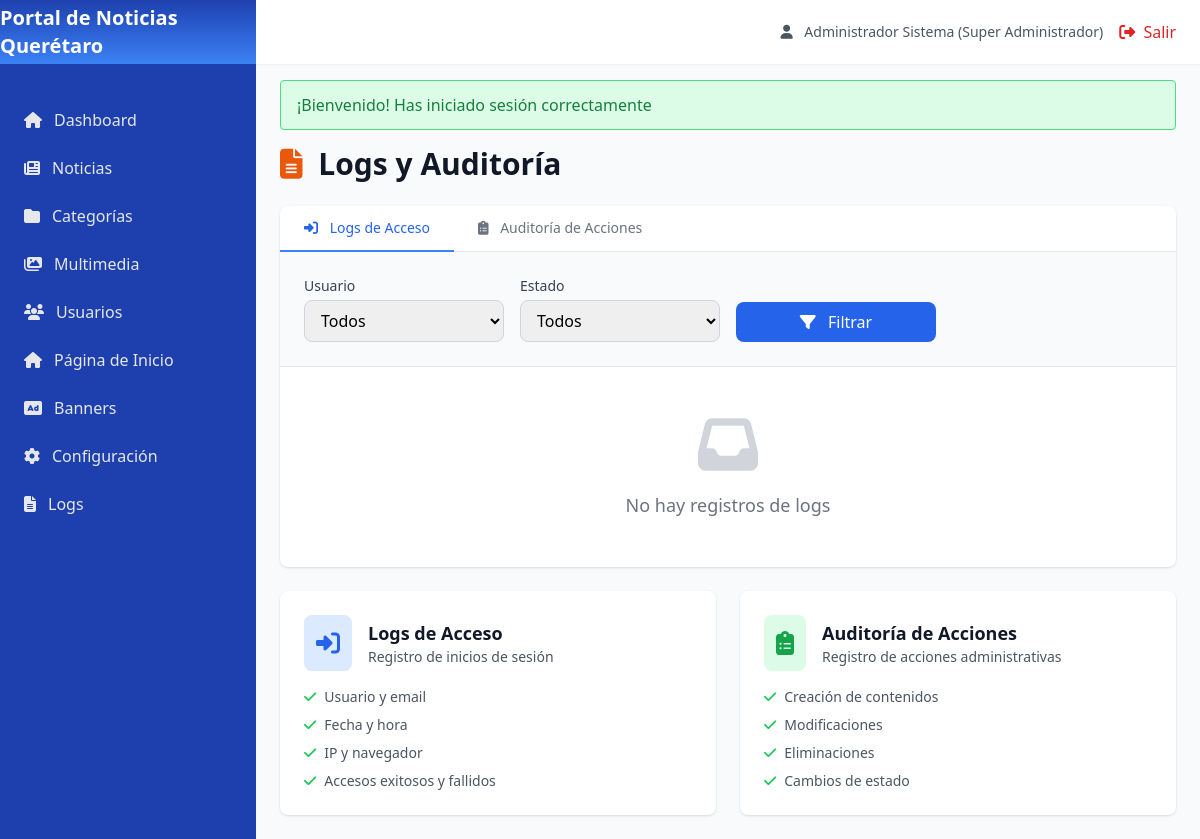
The app's page /logs.php (signed in) with its own data.
### tables this page shows
CREATE TABLE IF NOT EXISTS `configuracion` (
  `id` int(11) NOT NULL AUTO_INCREMENT,
  `clave` varchar(100) NOT NULL,
  `valor` text,
  `tipo` varchar(50) DEFAULT 'texto',
  `grupo` varchar(50) DEFAULT 'general',
  `descripcion` varchar(255) DEFAULT NULL,
  PRIMARY KEY (`id`),
  UNIQUE KEY `clave` (`clave`)
);

CREATE TABLE IF NOT EXISTS `usuarios` (
  `id` int(11) NOT NULL AUTO_INCREMENT,
  `nombre` varchar(100) NOT NULL,
  `apellidos` varchar(100) NOT NULL,
  `email` varchar(100) NOT NULL,
  `password` varchar(255) NOT NULL,
  `rol_id` int(11) NOT NULL,
  `activo` tinyint(1) DEFAULT 1,
  `intentos_fallidos` int(11) DEFAULT 0,
  `ultimo_acceso` datetime DEFAULT NULL,
  `fecha_creacion` datetime DEFAULT CURRENT_TIMESTAMP,
  `fecha_modificacion` datetime DEFAULT CURRENT_TIMESTAMP ON UPDATE CURRENT_TIMESTAMP,
  `creado_por` int(11) DEFAULT NULL,
  PRIMARY KEY (`id`),
  UNIQUE KEY `email` (`email`),
  KEY `rol_id` (`rol_id`)
);

CREATE TABLE IF NOT EXISTS `roles` (
  `id` int(11) NOT NULL AUTO_INCREMENT,
  `nombre` varchar(50) NOT NULL,
  `descripcion` varchar(255) DEFAULT NULL,
  `permisos` text,
  `activo` tinyint(1) DEFAULT 1,
  `fecha_creacion` datetime DEFAULT CURRENT_TIMESTAMP,
  PRIMARY KEY (`id`),
  UNIQUE KEY `nombre` (`nombre`)
);

### config/bootstrap.php (called while the page is built, shortened)
<?php
spl_autoload_register(function ($class) {
    $paths = [
        __DIR__ . '/../config/',
        __DIR__ . '/../app/models/',
        __DIR__ . '/../app/controllers/',
    ];
    foreach ($paths as $path) {
        $file = $path . $class . '.php';
        if (file_exists($file)) {
            return;
        }
    }
});
function url($path = '') {
    return BASE_URL . '/' . ltrim($path, '/');
}
function e($string) {
    return htmlspecialchars($string ?? '', ENT_QUOTES, 'UTF-8');
}
function getFlash($type) {
    if (isset($_SESSION['flash'][$type])) {
        $message = $_SESSION['flash'][$type];
        return $message;
    }
    return null;
}
function isAuthenticated() {
    return isset($_SESSION['usuario_id']) && !empty($_SESSION['usuario_id']);
}
function getCurrentUser() {
    if (isAuthenticated()) {
        return [
            'id' => $_SESSION['usuario_id'],
            'nombre' => $_SESSION['usuario_nombre'] ?? '',
            'email' => $_SESSION['usuario_email'] ?? '',
            'rol' => $_SESSION['usuario_rol'] ?? '',
            'rol_id' => $_SESSION['usuario_rol_id'] ?? null,
        ];
    }
    return null;
}
function hasPermission($permission) {
    $permisos = json_decode($_SESSION['usuario_permisos'] ?? '[]', true);
    if (in_array('all', $permisos)) {
        return true;
    }
    return in_array($permission, $permisos);
}

### config/Database.php (called while the page is built, shortened)
<?php
class Database {
    private static $instance = null;
    private $connection;
    private function __construct() {
        try {
            $dsn = "mysql:host=" . DB_HOST . ";dbname=" . DB_NAME . ";charset=" . DB_CHARSET;
            $options = [
                PDO::ATTR_ERRMODE => PDO::ERRMODE_EXCEPTION,
                PDO::ATTR_DEFAULT_FETCH_MODE => PDO::FETCH_ASSOC,
                PDO::ATTR_EMULATE_PREPARES => false,
            ];
            $this->connection = new PDO($dsn, DB_USER, DB_PASS, $options);
        } catch (PDOException $e) {
            die("Error de conexión: " . $e->getMessage());
        }
    }
    public static function getInstance() {
        if (self::$instance === null) {
            self::$instance = new self();
        }
        return self::$instance;
    }
    public function getConnection() {
        return $this->connection;
    }
}

### app/models/Configuracion.php (called while the page is built, shortened)
<?php
class Configuracion {
    private $db;
    private $table = 'configuracion';
    public function __construct() {
        $this->db = Database::getInstance()->getConnection();
    }
    public function getByGrupo($grupo) {
        $query = "SELECT * FROM {$this->table} WHERE grupo = :grupo ORDER BY clave";
        $stmt = $this->db->prepare($query);
        $stmt->execute(['grupo' => $grupo]);
        $result = [];
        foreach ($stmt->fetchAll() as $row) {
            $result[$row['clave']] = $row;
        }
        return $result;
    }
}

### app/models/Usuario.php (called while the page is built, shortened)
<?php
class Usuario {
    private $db;
    private $table = 'usuarios';
    public function __construct() {
        $this->db = Database::getInstance()->getConnection();
    }
    public function getAll($activo = null) {
        $query = "SELECT u.*, r.nombre as rol_nombre
                  FROM {$this->table} u
                  INNER JOIN roles r ON u.rol_id = r.id";
        $query .= " ORDER BY u.nombre, u.apellidos";
        $stmt = $this->db->prepare($query);
        if ($activo !== null) {
            $stmt->execute(['activo' => $activo]);
        } else {
            $stmt->execute();
        }
        return $stmt->fetchAll();
    }
}

### logs.php (the view, shortened to what this page needs)
<?php
require_once __DIR__ . '/config/bootstrap.php';
$logModel = new Log();
$usuarioModel = new Usuario();
$tipoLog = $_GET['tipo'] ?? 'acceso';
$usuarioFiltro = $_GET['usuario'] ?? null;
$moduloFiltro = $_GET['modulo'] ?? null;
$exitosoFiltro = isset($_GET['exitoso']) && $_GET['exitoso'] !== '' ? (int)$_GET['exitoso'] : null;
$page = $_GET['page'] ?? 1;
$perPage = 50;
if ($tipoLog === 'acceso') {
    $logs = $logModel->getLogsAcceso($usuarioFiltro, $exitosoFiltro, $page, $perPage);
} else {
    $logs = $logModel->getLogsAuditoria($usuarioFiltro, $moduloFiltro, $page, $perPage);
    $totalLogs = $logModel->countLogsAuditoria($usuarioFiltro, $moduloFiltro);
}
$usuarios = $usuarioModel->getAll();
?>
<div class="space-y-6">
    <div class="flex items-center justify-between">
        <h1 class="text-3xl font-bold text-gray-900">
            <i class="fas fa-file-alt mr-2 text-orange-600"></i>
            Logs y Auditoría
        </h1>
    </div>
    <div class="bg-white rounded-lg shadow">
        <div class="border-b border-gray-200">
            <nav class="flex -mb-px">
                <a href="?tipo=acceso"
                   class="px-6 py-3 border-b-2 font-medium text-sm <?php echo $tipoLog === 'acceso' ? 'border-blue-500 text-blue-600' : 'border-transparent text-gray-500 hover:text-gray-700 hover:border-gray-300'; ?>">
                    <i class="fas fa-sign-in-alt mr-2"></i>
                    Logs de Acceso
                </a>
                <a href="?tipo=auditoria"
                   class="px-6 py-3 border-b-2 font-medium text-sm <?php echo $tipoLog === 'auditoria' ? 'border-blue-500 text-blue-600' : 'border-transparent text-gray-500 hover:text-gray-700 hover:border-gray-300'; ?>">
                    <i class="fas fa-clipboard-list mr-2"></i>
                    Auditoría de Acciones
                </a>
            </nav>
        </div>
        <div class="p-6 border-b border-gray-200 bg-gray-50">
            <form method="GET" action="" class="grid grid-cols-1 md:grid-cols-4 gap-4">
                <div>
                    <label class="block text-sm font-medium text-gray-700 mb-1">Usuario</label>
                    <select name="usuario" class="w-full border border-gray-300 rounded-lg px-3 py-2 focus:outline-none focus:ring-2 focus:ring-blue-500">
                        <option value="">Todos</option>
                    </select>
                </div>
                <?php if ($tipoLog === 'acceso'): ?>
                <div>
                    <label class="block text-sm font-medium text-gray-700 mb-1">Estado</label>
                    <select name="exitoso" class="w-full border border-gray-300 rounded-lg px-3 py-2 focus:outline-none focus:ring-2 focus:ring-blue-500">
                        <option value="">Todos</option>
                    </select>
                </div>
                <?php endif; ?>
                <div class="flex items-end">
                    <button type="submit" class="w-full bg-blue-600 text-white px-6 py-2 rounded-lg hover:bg-blue-700 transition-colors">
                        <i class="fas fa-filter mr-2"></i>
                        Filtrar
                    </button>
                </div>
            </form>
        </div>
        <div class="overflow-x-auto">
            <?php if (empty($logs)): ?>
            <div class="p-12 text-center">
                <i class="fas fa-inbox text-6xl text-gray-300 mb-4"></i>
                <p class="text-gray-500 text-lg">No hay registros de logs</p>
            </div>
            <?php endif; ?>
        </div>
    </div>
    <div class="grid grid-cols-1 md:grid-cols-2 gap-6">
        <div class="bg-white rounded-lg shadow p-6">
            <div class="flex items-center mb-4">
                <div class="flex-shrink-0 bg-blue-100 rounded-lg p-3">
                    <i class="fas fa-sign-in-alt text-blue-600 text-2xl"></i>
                </div>
                <div class="ml-4">
                    <h3 class="text-lg font-semibold text-gray-900">Logs de Acceso</h3>
                    <p class="text-sm text-gray-600">Registro de inicios de sesión</p>
                </div>
            </div>
            <ul class="space-y-2 text-sm text-gray-600">
                <li><i class="fas fa-check text-green-500 mr-2"></i>Usuario y email</li>
                <li><i class="fas fa-check text-green-500 mr-2"></i>Fecha y hora</li>
                <li><i class="fas fa-check text-green-500 mr-2"></i>IP y navegador</li>
                <li><i class="fas fa-check text-green-500 mr-2"></i>Accesos exitosos y fallidos</li>
            </ul>
        </div>
        <div class="bg-white rounded-lg shadow p-6">
            <div class="flex items-center mb-4">
                <div class="flex-shrink-0 bg-green-100 rounded-lg p-3">
                    <i class="fas fa-clipboard-list text-green-600 text-2xl"></i>
                </div>
                <div class="ml-4">
                    <h3 class="text-lg font-semibold text-gray-900">Auditoría de Acciones</h3>
                    <p class="text-sm text-gray-600">Registro de acciones administrativas</p>
                </div>
            </div>
            <ul class="space-y-2 text-sm text-gray-600">
                <li><i class="fas fa-check text-green-500 mr-2"></i>Creación de contenidos</li>
                <li><i class="fas fa-check text-green-500 mr-2"></i>Modificaciones</li>
                <li><i class="fas fa-check text-green-500 mr-2"></i>Eliminaciones</li>
                <li><i class="fas fa-check text-green-500 mr-2"></i>Cambios de estado</li>
            </ul>
        </div>
    </div>
</div>
<?php
$content = ob_get_clean();
include __DIR__ . '/app/views/layouts/main.php';
?>

### app/views/layouts/main.php (shortened to what this page needs)
<!DOCTYPE html>
<html lang="es">
<head>
    <?php
    if (isAuthenticated()) {
        $configuracionModel = new Configuracion();
        $configGeneral = $configuracionModel->getByGrupo('general');
    ?>
    <?php
    }
    ?>
    <script src="https://cdn.tailwindcss.com"></script>
    <link rel="stylesheet" href="https://cdnjs.cloudflare.com/ajax/libs/font-awesome/6.4.0/css/all.min.css">
    <link href="https://unpkg.com/aos@2.3.1/dist/aos.css" rel="stylesheet">
    <?php
    if (isAuthenticated()) {
        $configuracionModel = new Configuracion();
        $configGeneral = $configuracionModel->getByGrupo('general');
        $nombreSitio = $configGeneral['nombre_sitio']['valor'] ?? 'CMS Noticias';
        $logoSitio = $configGeneral['logo_sitio']['valor'] ?? null;
    }
    ?>
</head>
<body class="bg-gray-50">
    <?php if (isAuthenticated()): ?>
        <div class="fixed inset-y-0 left-0 w-64 sidebar-bg text-white transform -translate-x-full lg:translate-x-0 transition-transform duration-300 ease-in-out z-30" id="sidebar">
            <div class="flex items-center justify-center h-16 sidebar-header-bg">
                <?php if (!empty($logoSitio)): ?>
                <img src="<?php echo e(BASE_URL . $logoSitio); ?>" alt="<?php echo e($nombreSitio); ?>" class="h-10" loading="eager">
                <?php else: ?>
                <h1 class="text-xl font-bold"><?php echo e($nombreSitio ?? 'CMS Noticias'); ?></h1>
                <?php endif; ?>
            </div>
            <nav class="mt-8">
                <a href="<?php echo url('dashboard.php'); ?>" class="flex items-center px-6 py-3 text-gray-200 hover:text-white sidebar-link">
                    <i class="fas fa-home mr-3"></i>
                    Dashboard
                </a>
                <?php if (hasPermission('noticias') || hasPermission('all')): ?>
                <a href="<?php echo url('noticias.php'); ?>" class="flex items-center px-6 py-3 text-gray-200 hover:text-white sidebar-link">
                    <i class="fas fa-newspaper mr-3"></i>
                    Noticias
                </a>
                <?php endif; ?>
                <?php if (hasPermission('categorias') || hasPermission('all')): ?>
                <a href="<?php echo url('categorias.php'); ?>" class="flex items-center px-6 py-3 text-gray-200 hover:text-white sidebar-link">
                    <i class="fas fa-folder mr-3"></i>
                    Categorías
                </a>
                <?php endif; ?>
                <?php if (hasPermission('multimedia') || hasPermission('all')): ?>
                <a href="<?php echo url('multimedia.php'); ?>" class="flex items-center px-6 py-3 text-gray-200 hover:text-white sidebar-link">
                    <i class="fas fa-images mr-3"></i>
                    Multimedia
                </a>
                <?php endif; ?>
                <?php if (hasPermission('usuarios') || hasPermission('all')): ?>
                <a href="<?php echo url('usuarios.php'); ?>" class="flex items-center px-6 py-3 text-gray-200 hover:text-white sidebar-link">
                    <i class="fas fa-users mr-3"></i>
                    Usuarios
                </a>
                <?php endif; ?>
                <?php if (hasPermission('configuracion') || hasPermission('all')): ?>
                <a href="<?php echo url('pagina_inicio.php'); ?>" class="flex items-center px-6 py-3 text-gray-200 hover:text-white sidebar-link">
                    <i class="fas fa-home mr-3"></i>
                    Página de Inicio
                </a>
                <a href="<?php echo url('banners.php'); ?>" class="flex items-center px-6 py-3 text-gray-200 hover:text-white sidebar-link">
                    <i class="fas fa-ad mr-3"></i>
                    Banners
                </a>
                <a href="<?php echo url('configuracion.php'); ?>" class="flex items-center px-6 py-3 text-gray-200 hover:text-white sidebar-link">
                    <i class="fas fa-cog mr-3"></i>
                    Configuración
                </a>
                <?php endif; ?>
                <?php if (hasPermission('logs') || hasPermission('all')): ?>
                <a href="<?php echo url('logs.php'); ?>" class="flex items-center px-6 py-3 text-gray-200 hover:text-white sidebar-link">
                    <i class="fas fa-file-alt mr-3"></i>
                    Logs
                </a>
                <?php endif; ?>
            </nav>
        </div>
        <div class="lg:ml-64">
            <header class="bg-white shadow-sm h-16 fixed top-0 right-0 left-0 lg:left-64 z-20">
                <div class="flex items-center justify-between h-full px-6">
                    <div class="flex items-center space-x-4">
                        <span class="text-sm text-gray-600">
                            <i class="fas fa-user mr-2"></i>
                            <?php
                            $user = getCurrentUser();
                            echo e($user['nombre'] . ' (' . $user['rol'] . ')');
                            ?>
                        </span>
                        <a href="<?php echo url('logout.php'); ?>" class="text-red-600 hover:text-red-800">
                            <i class="fas fa-sign-out-alt mr-1"></i>
                            Salir
                        </a>
                    </div>
                </div>
            </header>
            <main class="pt-20 px-6 pb-6">
                <?php
                $success = getFlash('success');
                ?>
                <?php if ($success): ?>
                <div class="mb-4 bg-green-100 border border-green-400 text-green-700 px-4 py-3 rounded relative" role="alert">
                    <span class="block sm:inline"><?php echo e($success); ?></span>
                </div>
                <?php endif; ?>
                <?php echo $content ?? ''; ?>
            </main>
        </div>
    <?php else: ?>
        <?php echo $content ?? ''; ?>
    <?php endif; ?>
</body>
</html>

### records on screen
configuracion: valor "Portal de Noticias Querétaro"
usuarios: rol.nombre "Administrador Sistema (Super Administrador)"

### other values on screen
$success "¡Bienvenido! Has iniciado sesión correctamente"
